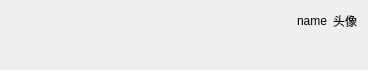
<?xml version="1.0" encoding="UTF-8"?>
<ui version="4.0">
 <class>MeSend</class>
 <widget class="QWidget" name="MeSend">
  <property name="geometry">
   <rect>
    <x>0</x>
    <y>0</y>
    <width>368</width>
    <height>70</height>
   </rect>
  </property>
  <property name="windowTitle">
   <string>Form</string>
  </property>
  <layout class="QGridLayout" name="gridLayout_2">
   <item row="6" column="1">
    <spacer name="verticalSpacer">
     <property name="orientation">
      <enum>Qt::Vertical</enum>
     </property>
     <property name="sizeHint" stdset="0">
      <size>
       <width>20</width>
       <height>40</height>
      </size>
     </property>
    </spacer>
   </item>
   <item row="0" column="1" rowspan="2" colspan="2">
    <layout class="QHBoxLayout" name="horizontalLayout">
     <property name="sizeConstraint">
      <enum>QLayout::SetDefaultConstraint</enum>
     </property>
     <item>
      <spacer name="horizontalSpacer">
       <property name="orientation">
        <enum>Qt::Horizontal</enum>
       </property>
       <property name="sizeHint" stdset="0">
        <size>
         <width>40</width>
         <height>20</height>
        </size>
       </property>
      </spacer>
     </item>
     <item>
      <widget class="QLabel" name="name_label">
       <property name="text">
        <string>name</string>
       </property>
      </widget>
     </item>
     <item>
      <widget class="QLabel" name="head_label">
       <property name="text">
        <string>头像</string>
       </property>
      </widget>
     </item>
    </layout>
   </item>
   <item row="5" column="1" colspan="2">
    <layout class="QGridLayout" name="gridLayout"/>
   </item>
   <item row="6" column="0">
    <spacer name="horizontalSpacer_2">
     <property name="orientation">
      <enum>Qt::Horizontal</enum>
     </property>
     <property name="sizeHint" stdset="0">
      <size>
       <width>40</width>
       <height>20</height>
      </size>
     </property>
    </spacer>
   </item>
  </layout>
 </widget>
 <resources/>
 <connections/>
</ui>
